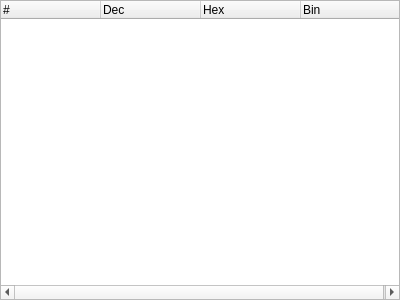
<?xml version="1.0" encoding="UTF-8"?>
<ui version="4.0">
 <class>Stack</class>
 <widget class="QDockWidget" name="Stack">
  <property name="geometry">
   <rect>
    <x>0</x>
    <y>0</y>
    <width>400</width>
    <height>300</height>
   </rect>
  </property>
  <property name="windowTitle">
   <string>Stack</string>
  </property>
  <widget class="QWidget" name="dockWidgetContents">
   <layout class="QVBoxLayout" name="verticalLayout">
    <property name="margin">
     <number>0</number>
    </property>
    <item>
     <widget class="QTreeWidget" name="view">
      <property name="indentation">
       <number>0</number>
      </property>
      <column>
       <property name="text">
        <string>#</string>
       </property>
      </column>
      <column>
       <property name="text">
        <string>Dec</string>
       </property>
      </column>
      <column>
       <property name="text">
        <string>Hex</string>
       </property>
      </column>
      <column>
       <property name="text">
        <string>Bin</string>
       </property>
      </column>
     </widget>
    </item>
   </layout>
  </widget>
 </widget>
 <resources/>
 <connections/>
</ui>
